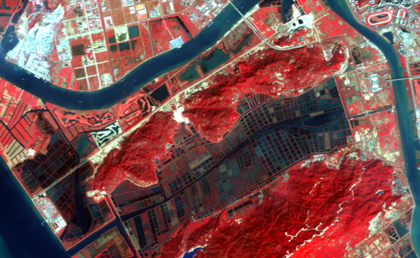
%> input picture code/大横琴.tif, 420 x 258 px, shrunk from 696 x 428 before the run
$ octave MAIN.m   (GNU Octave 9; MATLAB toolbox functions it lacks are replaced by stand-ins)
%> lines starting %> are read from the running program, lines starting %| are printed output that depends on the picture; long printed decimals are rounded
### code/Mread.m
% 子函数
function [I,data,samples] = Mread()
%   data  -----  待聚类数据
%   I     -----   初始图像矩阵

clear all;
close all;
clc;

% [14 lines of commented-out code are left out]
I = imread('大横琴.tif');
% I = imread('yushusub0716.tif');
% I=imread('yushusub7410711.bmp');
%===显示原图
[imageWidth,imageHeight,samples] = size(I);
%> imageWidth = 258; imageHeight = 420; samples = 4
% [13 lines of commented-out code are left out]
sampleSet=zeros(imageWidth,imageHeight,samples);
sampleSet=I;
A = zeros(imageWidth*imageHeight,samples);

% [10 lines of commented-out code are left out]

for m=1:samples
  A(:,m) = reshape(sampleSet (:,:,m),imageWidth*imageHeight,1);
%   D(:,m) = reshape(Z(:,:,m),imageWidth*imageHeight,1);%=======选择波段参与
end

data=A;
% data=D;%=======选择波段参与

### code/FCMClust.m
function [center, U, obj_fcn] = FCMClust(data, cluster_n, options)
%> called with cluster_n = 5
% FCMClust.m   采用模糊C均值对数据集data聚为cluster_n类
%
% 用法：
%   1.  [center,U,obj_fcn] = FCMClust(Data,N_cluster,options);
%   2.  [center,U,obj_fcn] = FCMClust(Data,N_cluster);
%
% 输入：
%   data        ---- nxm矩阵,表示n个样本,每个样本具有m的维特征值
%   N_cluster   ---- 标量,表示聚合中心数目,即类别数
%   options     ---- 4x1矩阵，其中
%       options(1):  隶属度矩阵U的指数，>1                  (缺省值: 2.0)
%       options(2):  最大迭代次数                           (缺省值: 100)
%       options(3):  隶属度最小变化量,迭代终止条件           (缺省值: 1e-5)
%       options(4):  每次迭代是否输出信息标志                (缺省值: 1)
% 输出：
%   center      ---- 聚类中心
%   U           ---- 隶属度矩阵
%   obj_fcn     ---- 目标函数值
%   Example:
%       data = rand(100,2);
%       [center,U,obj_fcn] = FCMClust(data,2);
%       plot(data(:,1), data(:,2),'o');
%       hold on;
%       maxU = max(U);
%       index1 = find(U(1,:) == maxU);
%       index2 = find(U(2,:) == maxU);
%       line(data(index1,1),data(index1,2),'marker','*','color','g');
%       line(data(index2,1),data(index2,2),'marker','*','color','r');
%       plot([center([1 2],1)],[center([1 2],2)],'*','color','k')
%       hold off;
%

if nargin ~= 2 & nargin ~= 3,    %判断输入参数个数只能是2个或3个
 error('Too many or too few input arguments!');
end

data_n = size(data, 1); % 求出data的第一维(rows)数,即样本个数
%> data_n = 108360
in_n = size(data, 2);   % 求出data的第二维(columns)数，即特征值长度
%> in_n = 4
% 默认操作参数
default_options = [2.5; % 隶属度矩阵U的指数
    500;                % 最大迭代次数
    5;               % 隶属度最小变化量,迭代终止条件
    1];                 % 每次迭代是否输出信息标志

if nargin == 2,
 options = default_options;
 else       %分析有options做参数时候的情况
 % 如果输入参数个数是二那么就调用默认的option;
 if length(options) < 4, %如果用户给的opition数少于4个那么其他用默认值;
  tmp = default_options;
  tmp(1:length(options)) = options;
  options = tmp;
    end
    % 返回options中是数的值为0(如NaN),不是数时为1
 nan_index = find(isnan(options)==1);
    %将denfault_options中对应位置的参数赋值给options中不是数的位置.
 options(nan_index) = default_options(nan_index);
 if options(1) <= 1, %如果模糊矩阵的指数小于等于1
  error('The exponent should be greater than 1!');
 end
end
%将options 中的分量分别赋值给四个变量;
expo = options(1);          % 隶属度矩阵U的指数
max_iter = options(2);  % 最大迭代次数
min_impro = options(3);  % 隶属度最小变化量,迭代终止条件
display = options(4);  % 每次迭代是否输出信息标志

obj_fcn = zeros(max_iter, 1); % 初始化输出参数obj_fcn

U = initfcm(cluster_n, data_n);     % 初始化模糊分配矩阵,使U满足列上相加为1,
% Main loop  主要循环
for i = 1:max_iter,
    %在第k步循环中改变聚类中心ceneter,和分配函数U的隶属度值;
 [U, center, obj_fcn(i)] = stepfcm(data, U, cluster_n, expo);
 if display,
  fprintf('FCM:Iteration count = %d, obj. fcn = %f\n', i, obj_fcn(i));
 end
 % 终止条件判别
 if i > 1,
  if abs(obj_fcn(i) - obj_fcn(i-1)) < min_impro,
            break;
        end,
 end
end
%> this loop made 77 passes
%> obj_fcn in stepfcm on passes 1 to 12: 178596386, 110676516.6, 110675536.8, 110671021.7, 110649992.2, 110552394.9, 110111940.1, 108328063.6, 103075416.3, 94648648.5, 87214499.3, 81368476.1
%| FCM:Iteration count = 1, obj. fcn = 178596385.962
%| FCM:Iteration count = 2, obj. fcn = 110676516.636
%| FCM:Iteration count = 3, obj. fcn = 110675536.845
%| FCM:Iteration count = 4, obj. fcn = 110671021.727
%| FCM:Iteration count = 5, obj. fcn = 110649992.159
%| FCM:Iteration count = 6, obj. fcn = 110552394.946
%| FCM:Iteration count = 7, obj. fcn = 110111940.144
%| FCM:Iteration count = 8, obj. fcn = 108328063.648
%> (further printed lines are left out)
%> after the loop, center = [30.82 39.06 52.79 255; 173.1 123.5 109.4 255; 90 48.07 48.63 255; 169 50.97 50.94 255; 197.9 216.8 203.3 255]; obj_fcn = 500 values, max 178596386 at index 1, min 0 at index 78, mean 11310641.6

iter_n = i; % 实际迭代次数
obj_fcn(iter_n+1:max_iter) = [];

### code/stepfcm.m
% 子函数
function [U_new, center, obj_fcn] = stepfcm(data, U, cluster_n, expo)
% 模糊C均值聚类时迭代的一步
% 输入：
%   data        ---- nxm矩阵,表示n个样本,每个样本具有m的维特征值
%   U           ---- 隶属度矩阵
%   cluster_n   ---- 标量,表示聚合中心数目,即类别数
%   expo        ---- 隶属度矩阵U的指数
% 输出：
%   U_new       ---- 迭代计算出的新的隶属度矩阵
%   center      ---- 迭代计算出的新的聚类中心
%   obj_fcn     ---- 目标函数值
mf = U.^expo;       % 隶属度矩阵进行指数运算结果
center = mf*data./((ones(size(data, 2), 1)*sum(mf'))'); % 新聚类中心(5.4)式
%  dist = distfcm(center, data);       % 计算距离矩阵
 dist = distfcm(center, data);       % 计算距离矩阵
%  dist = mydistfcm(center, data);
obj_fcn = sum(sum((dist.^2).*mf));  % 计算目标函数值 (5.1)式
tmp = dist.^(-2/(expo-1));
U_new = tmp./(ones(cluster_n, 1)*sum(tmp));  % 计算新的隶属度矩阵 (5.3)式

### code/initfcm.m
% 子函数
function U = initfcm(cluster_n, data_n)
% 初始化fcm的隶属度函数矩阵
% 输入:
%   cluster_n   ---- 聚类中心个数
%   data_n      ---- 样本点数
% 输出：
%   U           ---- 初始化的隶属度矩阵
U = rand(cluster_n, data_n);
col_sum = sum(U);
U = U./col_sum(ones(cluster_n, 1), :);

### code/distfcm.m
% 子函数
function out = distfcm(center, data)
% 计算样本点距离聚类中心的距离
% 输入：
%   center     ---- 聚类中心
%   data       ---- 样本点
% 输出：
%   out        ---- 距离


% The Euclidean distance d between two vectors X and Y is:
% d = sqrt(sum((x-y).^2))

%马氏距离
% c=cov(data);
% d = mahalanobis(data, center, c);
% out=d';
%====END
out = zeros(size(center, 1), size(data, 1));
for k = 1:size(center, 1), % 对每一个聚类中心
%     % 每一次循环求得所有样本点到一个聚类中心的距离
    out(k, :) = sqrt(sum(((data-ones(size(data,1),1)*center(k,:)).^2)',1));

end

### code/MAIN.m
%主函数
clear;
 [I,data] =Mread();
%  [new_vectors,ddown, dup,dmean]=make_oointerval(I,data);
 clum_num=5;
 t0=cputime;
 [center,U,obj_fcn] =FCMClust(data,clum_num);
%> obj_fcn = 77 values, max 178596386 at index 1, min 66313807.5 at index 77, mean 73445724.6
t2=cputime-t0;

%   maxU =sort(max(U));
  maxU =max(U);
      index1 = find(U(1,:) == maxU);
%> index1 = 28295 values from 15 to 108359
      index2 = find(U(2,:) == maxU);
%> index2 = 23815 values from 11 to 108360
      index3 = find(U(3,:) == maxU);
%> index3 = 22000 values from 7 to 108266
      index4 = find(U(4,:) == maxU);
%> index4 = 23467 values from 1 to 108269
      index5 = find(U(5,:) == maxU);
%> index5 = 10783 values from 36 to 108272
% [7 lines of commented-out code are left out]
      data(index1,1)=1;
      data(index2,1)=2;
      data(index3,1)=3;
      data(index4,1)=4;
      data(index5,1)=5;
% [7 lines of commented-out code are left out]
      [m,n] = size(I(:,:,1));
%> m = 258; n = 420
      dd=data(:,1);
      B2=uint8(zeros(m,n,3));
%> B2: size 258x420x3 uint8; every value is 0
      B1=zeros(m,n);
%> B1: size 258x420 double; every value is 0
B1(:,:) =uint8(abs(reshape(dd,m,n)));
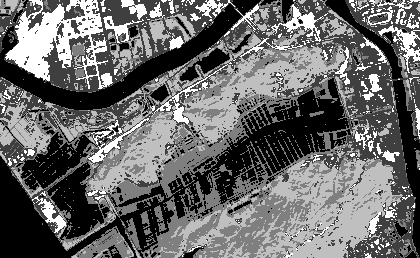
%> B1: size 258x420 double; min 1, max 5, mean 2.67; drawn with min black and max white
   % 横琴
   B2=uint8(zeros(m,n,3));
for i=1:m
     for j=1:n
         if B1(i,j)==12
              B2(i,j,1)=255;
             B2(i,j,2)=255;
             B2(i,j,3)=255;
         end
     end
end
  figure,imshow(B2,'border','tight','initialmagnification','fit');
set(gcf,'Position',[0 0 n m]);
axis normal;

      for i=1:m
     for j=1:n
          if B1(i,j)==3||B1(i,j)==8||B1(i,j)==11
             B2(i,j,1)=255;
             B2(i,j,2)=0;
             B2(i,j,3)=0;
          end
          if B1(i,j)==4||B1(i,j)==12
          B2(i,j,1)=0;
          B2(i,j,2)=255;
          B2(i,j,3)=0;
       end
          if B1(i,j)==2||B1(i,j)==7
             B2(i,j,1)=0;
             B2(i,j,2)=0;
             B2(i,j,3)=255;
         end
         if B1(i,j)==1||B1(i,j)==9
            B2(i,j,1)=255;
            B2(i,j,2)=255;
            B2(i,j,3)=0;
         end
       if B1(i,j)==10
          B2(i,j,1)=0;
          B2(i,j,2)=255;
          B2(i,j,3)=255;
       end
        if B1(i,j)==5||B1(i,j)==6
          B2(i,j,1)=255;
          B2(i,j,2)=0;
          B2(i,j,3)=255;
        end
 end

end
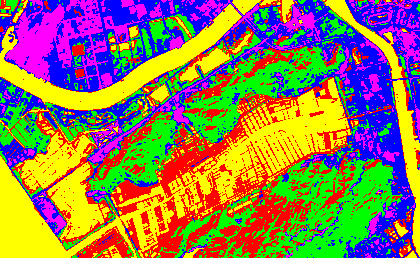
%> B2: size 258x420x3 uint8; mean R, G, B 143.7, 121.8, 81.4
     figure,imshow(B2,'border','tight','initialmagnification','fit');
set(gcf,'Position',[0 0 n m]);
axis normal;
 % [162 lines of commented-out code are left out]

$ run again, with code/1.tif copied over code/大横琴.tif
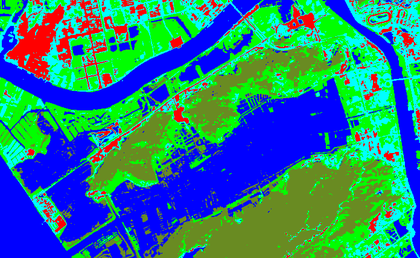
%> input picture code/1.tif, 420 x 258 px, shrunk from 696 x 428 before the run
%> in Mread, I is the input picture: size 258x420x3 uint8; mean R, G, B 38.8, 126.2, 132.4
%> the loop in FCMClust, `for i = 1:max_iter,` made 35 passes
%> obj_fcn in stepfcm on passes 1 to 8: 431452596.6, 267690959.7, 267650698, 267451791.9, 266451040, 261378030, 238280051.4, 176366723.9
%> (printed output is left out)
%> after the loop in FCMClust, `for i = 1:max_iter,`: center = [2.95 250.3 8.63; 103 139.8 36.86; 0.806 2.35 252.5; 4.17 248.4 237; 247.1 7.35 7.78]; obj_fcn = 500 values, max 431452596.6 at index 1, min 0 at index 36, mean 8794857.2
%> `[center,U,obj_fcn] =FCMClust(data,clum_num);`: obj_fcn = 35 values, max 431452596.6 at index 1, min 55697873.2 at index 35, mean 125640817.8
%> index1 = 25412 values from 1 to 108269
%> index2 = 24474 values from 7 to 108272
%> index3 = 37143 values from 8 to 108359
%> index4 = 15262 values from 20 to 108360
%> index5 = 6069 values from 1126 to 108231
%> m = 258; n = 420
%> `B1(:,:) =uint8(abs(reshape(dd,m,n)));`:
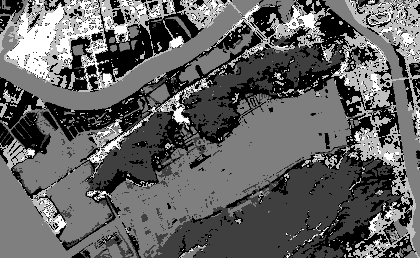
%> B1: size 258x420 double; min 1, max 5, mean 2.56; drawn with min black and max white
%> after the loop `for i=1:m`:
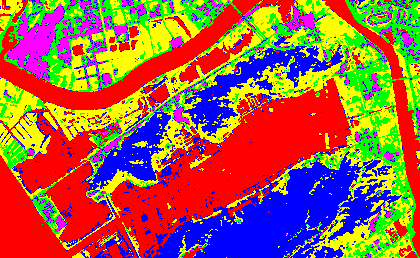
%> B2: size 258x420x3 uint8; mean R, G, B 161.5, 95.7, 71.9

$ run again, with code/2.tif copied over code/大横琴.tif
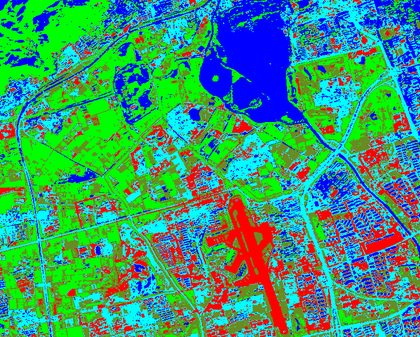
%> input picture code/2.tif, 420 x 337 px, shrunk from 736 x 591 before the run
%> in Mread, I is the input picture: size 337x420x3 uint8; mean R, G, B 59.3, 150, 113.8
%> the loop in FCMClust, `for i = 1:max_iter,` made 39 passes
%> obj_fcn in stepfcm on passes 1 to 8: 513394875.1, 318313926.7, 318305780.6, 318281245.3, 318206177, 317976786.5, 317291072.1, 315381329.5
%> (printed output is left out)
%> after the loop in FCMClust, `for i = 1:max_iter,`: center = [242 12.82 10.01; 98.67 143.4 49.93; 5.91 246.9 5.29; 2.82 15.17 247.3; 9.64 234.9 240.2]; obj_fcn = 500 values, max 513394875.1 at index 1, min 0 at index 40, mean 17264934.5
%> `[center,U,obj_fcn] =FCMClust(data,clum_num);`: obj_fcn = 39 values, max 513394875.1 at index 1, min 126800409.5 at index 39, mean 221345313.8
%> index1 = 16278 values from 125 to 141538
%> index2 = 38243 values from 47 to 141536
%> index3 = 31579 values from 12 to 141471
%> index4 = 23383 values from 1 to 141530
%> index5 = 32057 values from 97 to 141540
%> m = 337; n = 420
%> `B1(:,:) =uint8(abs(reshape(dd,m,n)));`:
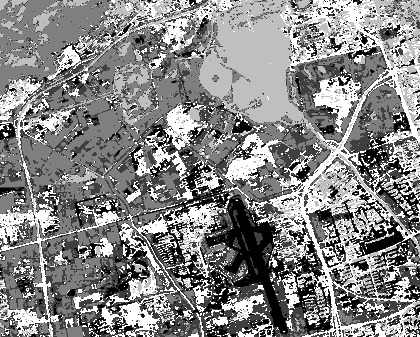
%> B1: size 337x420 double; min 1, max 5, mean 3.12; drawn with min black and max white
%> after the loop `for i=1:m`:
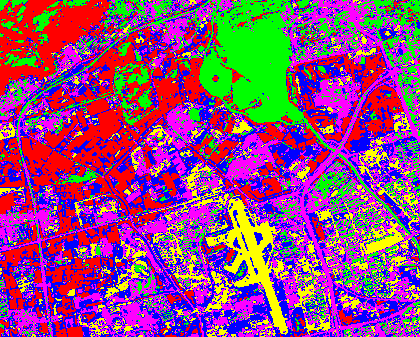
%> B2: size 337x420x3 uint8; mean R, G, B 144, 71.5, 126.7

$ run again, with code/3.tif copied over code/大横琴.tif
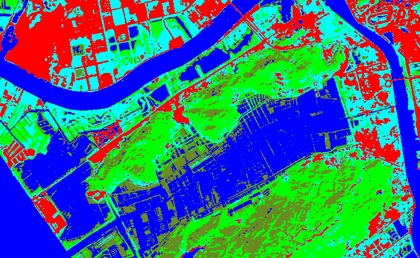
%> input picture code/3.tif, 420 x 258 px, shrunk from 696 x 428 before the run
%> in Mread, I is the input picture: size 258x420x3 uint8; mean R, G, B 59.9, 115.1, 129.7
%> the loop in FCMClust, `for i = 1:max_iter,` made 27 passes
%> obj_fcn in stepfcm on passes 1 to 8: 495364572, 307044879.7, 307035403.4, 307002181.4, 306883782.2, 306455497.3, 304885914.3, 299196218.9
%> (printed output is left out)
%> after the loop in FCMClust, `for i = 1:max_iter,`: center = [5.65 248.1 241.6; 100.3 138.1 47.37; 1.86 2.65 251.6; 250.2 4.52 4.65; 4.9 249.6 7.22]; obj_fcn = 500 values, max 495364572 at index 1, min 0 at index 28, mean 10307712.8
%> `[center,U,obj_fcn] =FCMClust(data,clum_num);`: obj_fcn = 27 values, max 495364572 at index 1, min 66192579.6 at index 27, mean 190883570.6
%> index1 = 17634 values from 11 to 108268
%> index2 = 19876 values from 7 to 108360
%> index3 = 33509 values from 8 to 108359
%> index4 = 16288 values from 36 to 108272
%> index5 = 21053 values from 1 to 108269
%> m = 258; n = 420
%> `B1(:,:) =uint8(abs(reshape(dd,m,n)));`:
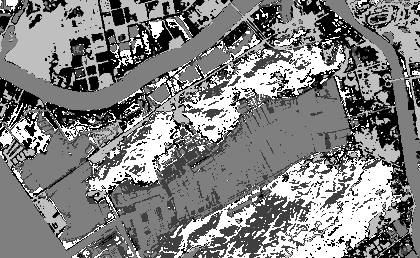
%> B1: size 258x420 double; min 1, max 5, mean 3.03; drawn with min black and max white
%> after the loop `for i=1:m`:
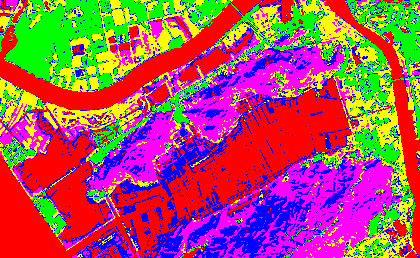
%> B2: size 258x420x3 uint8; mean R, G, B 169.9, 79.8, 96.3
